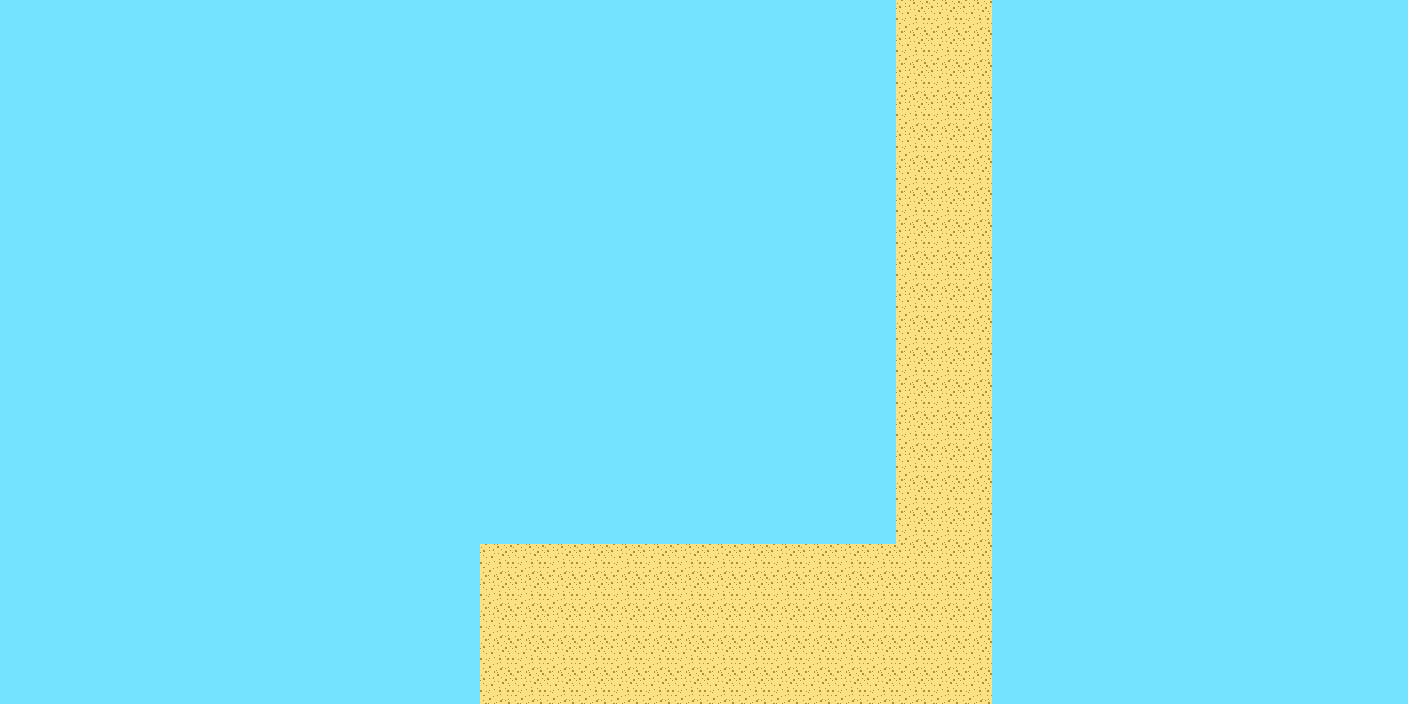

A 2D game scene composited from a Tiled map and its tileset images. What follows is a short description and the map's XML, with each tile layer's data collapsed to a summary:
An orthogonal 44x22 tile map with 32x32 px tiles, 5 tile layers (SKY, BACK, ENVIRONMENT, MIDDLE, ...), 2 tilesets and 2 objects.

<map version="1.0" tiledversion="1.0.2" orientation="orthogonal" renderorder="right-down" width="44" height="22" tilewidth="32" tileheight="32" nextobjectid="40">
 <tileset firstgid="1" name="town" tilewidth="32" tileheight="32" spacing="1" tilecount="35" columns="7">
  <image source="../sprites/tilesets/beach.PNG" width="230" height="164" />
 </tileset>
 <tileset firstgid="36" name="background" tilewidth="32" tileheight="32" spacing="1" tilecount="4" columns="2">
  <image source="../sprites/tilesets/background.png" width="65" height="65" />
 </tileset>
 <layer name="SKY" width="44" height="22">
  <data>[968 cells, 968 non-empty, 1 distinct tile ids]</data>
 </layer>
 <layer name="BACK" width="44" height="22">
  <data>[968 cells, 0 non-empty, 0 distinct tile ids]</data>
 </layer>
 <layer name="ENVIRONMENT" width="44" height="22">
  <data>[968 cells, 0 non-empty, 0 distinct tile ids]</data>
 </layer>
 <layer name="MIDDLE" width="44" height="22">
  <data>[968 cells, 131 non-empty, 1 distinct tile ids]</data>
 </layer>
 <layer name="FRONT" width="44" height="22">
  <data>[968 cells, 0 non-empty, 0 distinct tile ids]</data>
 </layer>
 <objectgroup name="COLLISION">
  <object id="37" x="480" y="544" width="512" height="256" />
  <object id="39" x="896" y="-224" width="96" height="768" />
 </objectgroup>
 <objectgroup name="ENTITIES" />
</map>
